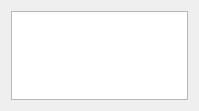
<?xml version="1.0" encoding="UTF-8"?>
<ui version="4.0">
 <class>QmitkNavigationToolStorageSelectionWidgetControls</class>
 <widget class="QWidget" name="QmitkNavigationToolStorageSelectionWidgetControls">
  <property name="geometry">
   <rect>
    <x>0</x>
    <y>0</y>
    <width>199</width>
    <height>111</height>
   </rect>
  </property>
  <property name="windowTitle">
   <string>Form</string>
  </property>
  <layout class="QVBoxLayout" name="verticalLayout">
   <item>
    <widget class="QmitkServiceListWidget" name="m_ServiceListWidget">
     <property name="sizePolicy">
      <sizepolicy hsizetype="Expanding" vsizetype="Expanding">
       <horstretch>0</horstretch>
       <verstretch>0</verstretch>
      </sizepolicy>
     </property>
    </widget>
   </item>
  </layout>
 </widget>
 <customwidgets>
  <customwidget>
   <class>QmitkServiceListWidget</class>
   <extends>QListWidget</extends>
   <header>QmitkServiceListWidget.h</header>
  </customwidget>
 </customwidgets>
 <resources/>
 <connections/>
</ui>
